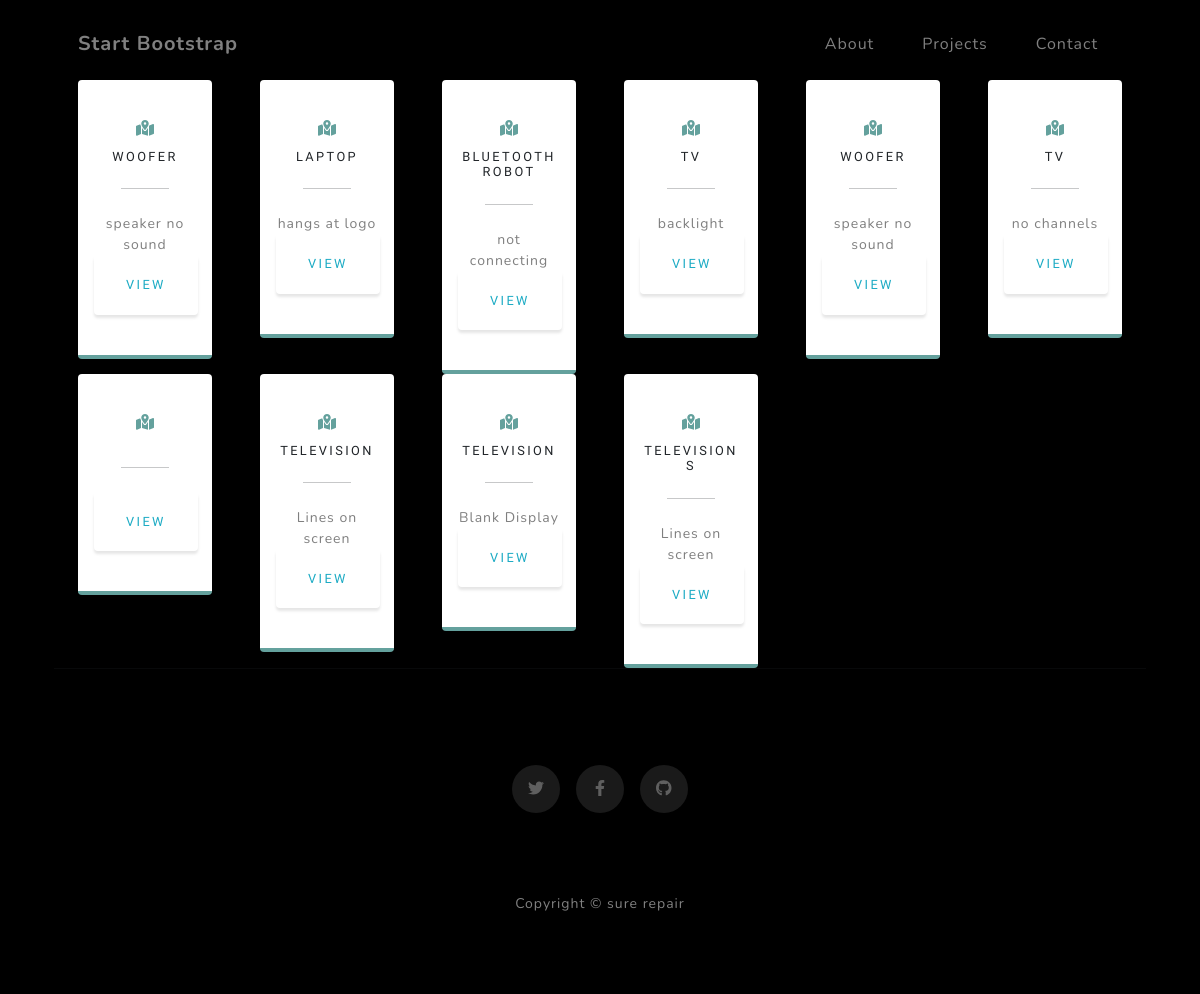
The app's page /technician/wk7AYRvGRs2umxb34HfjkWGOhqk1enth (signed in), older data.
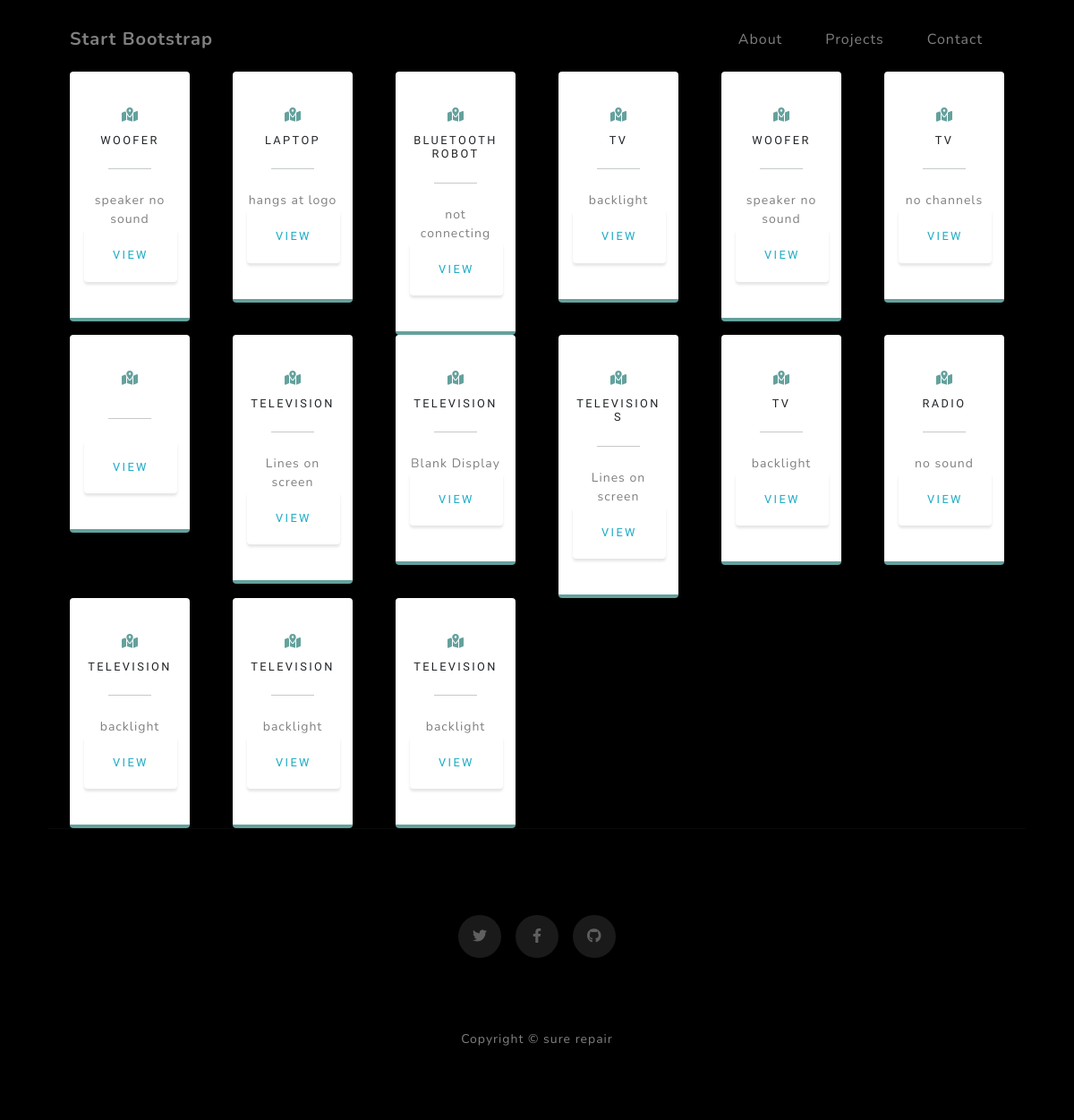
The same page, newer data.
### app/models.py (models this page shows)
class Device(db.Model):
    id=db.Column(db.Integer,primary_key=True)
    name=db.Column(db.String(255))
    model=db.Column(db.String(100))
    fault=db.Column(db.String(255))
    device_key=db.Column(db.String(255))
    user_id=db.Column(db.Integer,db.ForeignKey('user.id'))
    repair_price=db.Column(db.Integer())
    status=db.Column(db.String(100),default='booked')
    tech_resolution=db.Column(db.String(255),default='none')
    device_image=db.Column(db.String(255))

### app/routes.py (the view)
@app.route('/technician/<usk>',methods=['GET','POST'])
@login_required
def technician(usk):
    devices=Device.query.all()
    return render_template('technician.html',devices=devices)

### app/models.py (called while the page is built)
@loginmanager.user_loader
def load_user(id):
    return User.query.get(int(id))

### app/templates/technician.html (shortened to what this page needs)
<!DOCTYPE html>
<html lang="en">
    <head>
        <link href="{{url_for('static',filename='css/tech.css')}}" rel="stylesheet" />
    </head>
    <body id="page-top">
        <nav class="navbar navbar-expand-lg navbar-light fixed-top" id="mainNav">
            <div class="container px-4 px-lg-5">
                <a class="navbar-brand" href="#page-top">Start Bootstrap</a>
                <div class="collapse navbar-collapse" id="navbarResponsive">
                    <ul class="navbar-nav ms-auto">
                        <li class="nav-item"><a class="nav-link" href="#about">About</a></li>
                        <li class="nav-item"><a class="nav-link" href="#projects">Projects</a></li>
                        <li class="nav-item"><a class="nav-link" href="#signup">Contact</a></li>
                    </ul>
                </div>
            </div>
        </nav>
        <section class="contact-section bg-black">
            <div class="container px-4 px-lg-5">
                <div class="row gx-4 gx-lg-5">
                    {% for device in devices %}
                    <div class="col-md-2 mb-3 mb-md-0">
                        <div class="card py-4 h-60">
                            <div class="card-body text-center">
                                <i class="fas fa-map-marked-alt text-primary mb-2"></i>
                                <h4 class="text-uppercase m-0">{{device.name}}</h4>
                                <hr class="my-4 mx-auto" />
                                <div class="small text-black-50">{{device.fault}}</div>
                                <a class="btn btn-outline-info" href="{{url_for('view_device',dvk=device.device_key)}}">view</a>
                            </div>
                        </div>
                    </div>
                    {% endfor %}
                    <br><hr>
                </div>
                <div class="social d-flex justify-content-center">
                    <a class="mx-2" href="#!"><i class="fab fa-twitter"></i></a>
                    <a class="mx-2" href="#!"><i class="fab fa-facebook-f"></i></a>
                    <a class="mx-2" href="#!"><i class="fab fa-github"></i></a>
                </div>
            </div>
        </section>
        <footer class="footer bg-black small text-center text-white-50"><div class="container px-4 px-lg-5">Copyright &copy; sure repair</div></footer>
    </body>
</html>

Row changes from the older to the newer data that the page shows:
added Device: name "TV", fault "backlight"
added Device: name "RADIO", fault "no sound"
added Device: name "TELEVISION", fault "backlight"
added Device: name "TELEVISION", fault "backlight"
added Device: name "TELEVISION", fault "backlight"
